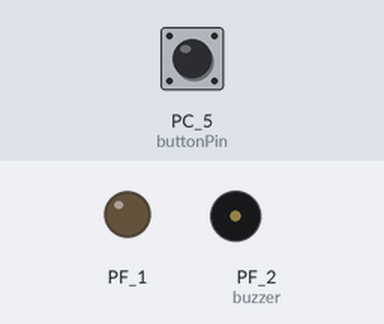
A sketch run on a simulated TI Tiva C LaunchPad. Parts: output pins drawn as LEDs (lit = HIGH), buzzer (waves = sounding). The test bench sets the inputs (shaded band); at power-on: PC_5 (buttonPin) HIGH.

Above: at 0.1 s.
At 35.4 s:
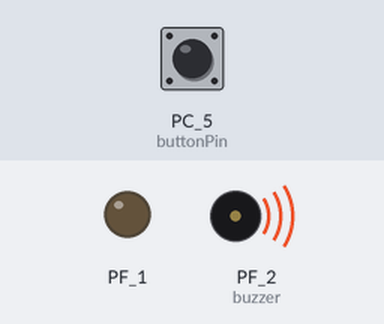
Timing chart, 0 to 40.0 s (numbered marks = the images above):
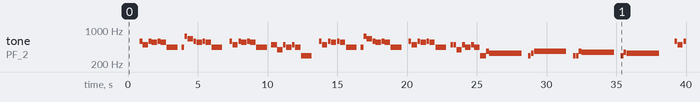

Measured:
- by itself, tone on PF_2 (buzzer): plays 587 Hz for 0.19 s, 494 Hz for 0.39 s, 587 Hz for 0.19 s, 554 Hz for 0.39 s, 587 Hz for 0.19 s, 554 Hz for 0.39 s … (76 notes in this stretch)

The sketch:

Buzzer_prueba.ino
```cpp
/*
 * ------ Proyecto # 3 ------
 * Natalia de León 18193
 * Katharine Senn 18012
 * Sección 20
 * Abril 2021
 */

 //***************************************************************************************************************************************
/* Código para reproducción de audio en Buzzer para TivaC
 * Basado en el código de Dung Dang - https://github.com/robsoncouto/arduino-songs/blob/master/greenhill/greenhill.ino //https://musescore.com/user/248346/scores/461661
 * y el ejemplo de energia BuzzerImperialMarchTune
 * Adaptación para reproducción de canción Green Hill Zone - Sonic the Hedgehog
 * Modificado por Natalia de León y Katharine Senn
 * IE3027: Electrónica Digital 2 - 2021
 */
//***************************************************************************************************************************************

#include "pitches.h"
const int buttonPin = PC_5;
int tempo = 140; //tiempo de la música (Para acelerar o alentar la canción)
int buzzer = 40; //Pin para conectar el buzzer
volatile byte flag = LOW;

// notes of the moledy followed by the duration.
// a 4 means a quarter note, 8 an eighteenth , 16 sixteenth, so on
// !!negative numbers are used to represent dotted notes,
// so -4 means a dotted quarter note, that is, a quarter plus an eighteenth!!
int melody[] = {
  NOTE_NOTONE,2, NOTE_D5,8, NOTE_B4,4, NOTE_D5,8, //1
  NOTE_CS5,4, NOTE_D5,8, NOTE_CS5,4, NOTE_A4,2,
  NOTE_NOTONE,8, NOTE_A4,8, NOTE_FS5,8, NOTE_E5,4, NOTE_D5,8,
  NOTE_CS5,4, NOTE_D5,8, NOTE_CS5,4, NOTE_A4,2,
  NOTE_NOTONE,4, NOTE_D5,8, NOTE_B4,4, NOTE_D5,8,
  NOTE_CS5,4, NOTE_D5,8, NOTE_CS5,4, NOTE_A4,2,

  NOTE_NOTONE,8, NOTE_B4,8, NOTE_B4,8, NOTE_G4,4, NOTE_B4,8, //7
  NOTE_A4,4, NOTE_B4,8, NOTE_A4,4, NOTE_D4,2,
  NOTE_NOTONE,4, NOTE_D5,8, NOTE_B4,4, NOTE_D5,8,
  NOTE_CS5,4, NOTE_D5,8, NOTE_CS5,4, NOTE_A4,2,
  NOTE_NOTONE,8, NOTE_A4,8, NOTE_FS5,8, NOTE_E5,4, NOTE_D5,8,
  NOTE_CS5,4, NOTE_D5,8, NOTE_CS5,4, NOTE_A4,2,

  NOTE_NOTONE,4, NOTE_D5,8, NOTE_B4,4, NOTE_D5,8, //13
  NOTE_CS5,4, NOTE_D5,8, NOTE_CS5,4, NOTE_A4,2,
  NOTE_NOTONE,8, NOTE_B4,8, NOTE_B4,8, NOTE_G4,4, NOTE_B4,8,
  NOTE_A4,4, NOTE_B4,8, NOTE_A4,4, NOTE_D4,8, NOTE_D4,8, NOTE_FS4,8,
  NOTE_E4,-1,
  NOTE_NOTONE,8, NOTE_D4,8, NOTE_E4,8, NOTE_FS4,-1,

  NOTE_NOTONE,8, NOTE_D4,8, NOTE_D4,8, NOTE_FS4,8, NOTE_F4,-1, //20
  NOTE_NOTONE,8, NOTE_D4,8, NOTE_F4,8, NOTE_E4,-1, //end 1

  //repeats from 1

  NOTE_NOTONE,2, NOTE_D5,8, NOTE_B4,4, NOTE_D5,8, //1
  NOTE_CS5,4, NOTE_D5,8, NOTE_CS5,4, NOTE_A4,2,
  NOTE_NOTONE,8, NOTE_A4,8, NOTE_FS5,8, NOTE_E5,4, NOTE_D5,8,
  NOTE_CS5,4, NOTE_D5,8, NOTE_CS5,4, NOTE_A4,2,
  NOTE_NOTONE,4, NOTE_D5,8, NOTE_B4,4, NOTE_D5,8,
  NOTE_CS5,4, NOTE_D5,8, NOTE_CS5,4, NOTE_A4,2,

  NOTE_NOTONE,8, NOTE_B4,8, NOTE_B4,8, NOTE_G4,4, NOTE_B4,8, //7
  NOTE_A4,4, NOTE_B4,8, NOTE_A4,4, NOTE_D4,2,
  NOTE_NOTONE,4, NOTE_D5,8, NOTE_B4,4, NOTE_D5,8,
  NOTE_CS5,4, NOTE_D5,8, NOTE_CS5,4, NOTE_A4,2,
  NOTE_NOTONE,8, NOTE_A4,8, NOTE_FS5,8, NOTE_E5,4, NOTE_D5,8,
  NOTE_CS5,4, NOTE_D5,8, NOTE_CS5,4, NOTE_A4,2,

  NOTE_NOTONE,4, NOTE_D5,8, NOTE_B4,4, NOTE_D5,8, //13
  NOTE_CS5,4, NOTE_D5,8, NOTE_CS5,4, NOTE_A4,2,
  NOTE_NOTONE,8, NOTE_B4,8, NOTE_B4,8, NOTE_G4,4, NOTE_B4,8,
  NOTE_A4,4, NOTE_B4,8, NOTE_A4,4, NOTE_D4,8, NOTE_D4,8, NOTE_FS4,8,
  NOTE_E4,-1,
  NOTE_NOTONE,8, NOTE_D4,8, NOTE_E4,8, NOTE_FS4,-1,

  NOTE_NOTONE,8, NOTE_D4,8, NOTE_D4,8, NOTE_FS4,8, NOTE_F4,-1, //20
  NOTE_NOTONE,8, NOTE_D4,8, NOTE_F4,8, NOTE_E4,8, //end 2
  NOTE_E4,-2, NOTE_A4,8, NOTE_CS5,8,
  NOTE_FS5,8, NOTE_E5,4, NOTE_D5,8, NOTE_A5,-4,

};

// sizeof gives the number of bytes, each int value is composed of two bytes (16 bits)
// there are two values per note (pitch and duration), so for each note there are four bytes
int notes = sizeof(melody) / sizeof(melody[0]) / 2;

// this calculates the duration of a whole note in ms
int wholenote = (60000 * 4) / tempo;
int divider = 0, noteDuration = 0;

void setup() {
  //pinMode(buttonPin, INPUT_PULLUP);
  pinMode(buttonPin, INPUT_PULLUP);
  pinMode (RED_LED, OUTPUT);

}

void loop() {
    for (int thisNote = 0; thisNote < notes * 2; thisNote = thisNote + 2) {
      // calculates the duration of each note
     if (digitalRead(buttonPin) == HIGH){
      divider = melody[thisNote + 1];
      if (divider > 0) {
        // regular note, just proceed
        noteDuration = (wholenote) / divider;
      } else if (divider < 0) {
        // dotted notes are represented with negative durations!!
        noteDuration = (wholenote) / abs(divider);
        noteDuration *= 1.5; // increases the duration in half for dotted notes
      }
      // we only play the note for 90% of the duration, leaving 10% as a pause
      tone(buzzer, melody[thisNote], noteDuration * 0.9);

      // Wait for the specief duration before playing the next note.
      delay(noteDuration);

      // stop the waveform generation before the next note.
      noTone(buzzer);
    }
    else {
      thisNote = 0;
    }
  }
}
```

pitches.h
```cpp
/*************************************************
 * Public Constants
 *************************************************/
#define NOTE_NOTONE 0
#define NOTE_B0  31
#define NOTE_C1  33
#define NOTE_CS1 35
#define NOTE_D1  37
#define NOTE_DS1 39
#define NOTE_E1  41
#define NOTE_F1  44
#define NOTE_FS1 46
#define NOTE_G1  49
#define NOTE_GS1 52
#define NOTE_A1  55
#define NOTE_AS1 58
#define NOTE_B1  62
#define NOTE_C2  65
#define NOTE_CS2 69
#define NOTE_D2  73
#define NOTE_DS2 78
#define NOTE_E2  82
#define NOTE_F2  87
#define NOTE_FS2 93
#define NOTE_G2  98
#define NOTE_GS2 104
#define NOTE_A2  110
#define NOTE_AS2 117
#define NOTE_B2  123
#define NOTE_C3  131
#define NOTE_CS3 139
#define NOTE_D3  147
#define NOTE_DS3 156
#define NOTE_E3  165
#define NOTE_F3  175
#define NOTE_FS3 185
#define NOTE_G3  196
#define NOTE_GS3 208
#define NOTE_A3  220
#define NOTE_AS3 233
#define NOTE_B3  247
#define NOTE_C4  262
#define NOTE_CS4 277
#define NOTE_D4  294
#define NOTE_DS4 311
#define NOTE_E4  330
#define NOTE_F4  349
#define NOTE_FS4 370
#define NOTE_G4  392
#define NOTE_GS4 415
#define NOTE_A4  440
#define NOTE_AS4 466
#define NOTE_B4  494
#define NOTE_C5  523
#define NOTE_CS5 554
#define NOTE_D5  587
#define NOTE_DS5 622
#define NOTE_E5  659
#define NOTE_F5  698
#define NOTE_FS5 740
#define NOTE_G5  784
#define NOTE_GS5 831
#define NOTE_A5  880
#define NOTE_AS5 932
#define NOTE_B5  988
#define NOTE_C6  1047
#define NOTE_CS6 1109
#define NOTE_D6  1175
#define NOTE_DS6 1245
#define NOTE_E6  1319
#define NOTE_F6  1397
#define NOTE_FS6 1480
#define NOTE_G6  1568
#define NOTE_GS6 1661
#define NOTE_A6  1760
#define NOTE_AS6 1865
#define NOTE_B6  1976
#define NOTE_C7  2093
#define NOTE_CS7 2217
#define NOTE_D7  2349
#define NOTE_DS7 2489
#define NOTE_E7  2637
#define NOTE_F7  2794
#define NOTE_FS7 2960
#define NOTE_G7  3136
#define NOTE_GS7 3322
#define NOTE_A7  3520
#define NOTE_AS7 3729
#define NOTE_B7  3951
#define NOTE_C8  4186
#define NOTE_CS8 4435
#define NOTE_D8  4699
#define NOTE_DS8 4978
```
